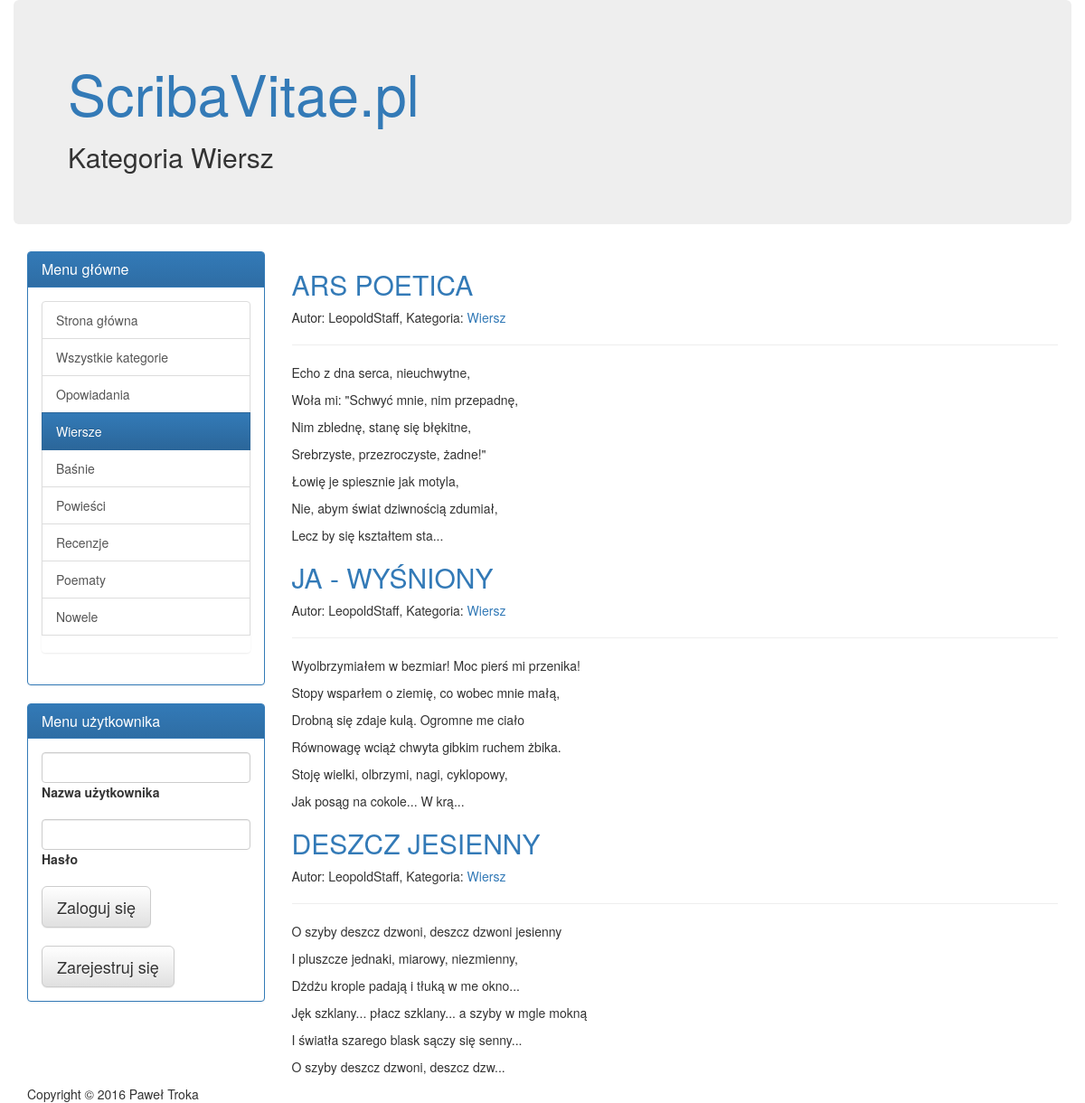
The page /kategoria/2 on the database its author committed.
### ScribaVitae/models.py (models this page shows, shortened)
class Category(models.Model):
    name = models.CharField(max_length=200)
    def __str__(self):
        return self.name

class LiteraryWork(models.Model):
    category = models.ForeignKey(Category, on_delete=models.CASCADE )
    title = models.CharField(max_length=200)
    content = models.TextField(max_length=1000000)
    author = models.ForeignKey(settings.AUTH_USER_MODEL,on_delete=models.CASCADE)
    dateAdded = models.DateTimeField('date published')

### ScribaVitae/views.py (the view)
# urls.py: url(r'^kategoria/(?P<category_id>[0-9]+)$', views.showCategory, name='showCategory'),
@require_GET
def showCategory(request, category_id):
    category = get_object_or_404(Category,pk=category_id)
    literaryWorks = LiteraryWork.objects.filter(category=category).order_by('-dateAdded')
    return render(request,'showCategory.html',{'literaryWorks' : literaryWorks,
                                                   'category' : category})

### templates/showCategory.html (shortened to what this page needs)
{% extends "base.html" %}
{% block title2 %}Kategoria {{ category.name }}{% endblock %}
{% block content %}
{% for literaryWork in literaryWorks.all %}
    <h2> <a href="{% url 'showLiteraryWork' literaryWork.id %}">{{ literaryWork.title }}</a></h2>
    <p>Autor: {{ literaryWork.author.username }}, Kategoria: <a href="{% url 'showCategory' literaryWork.category.id %}">{{ literaryWork.category }}</a></p>
    <hr />
    <p>{{    literaryWork.content|linebreaks|slice:":300" }}...</p>
{% endfor %}
{% endblock %}

### rows shown on the page
Category: name "Wiersz"
LiteraryWork: title "ARS POETICA", author.username "LeopoldStaff", category "Wiersz", content "Echo z dna serca, nieuchwytne, Woła mi: \"Schwyć mnie, nim przepadnę, Nim zblednę, stanę się błękitne, Srebrzyste, przezroczyste, żadne!\" Łowię je spiesznie jak motyla, Nie, abym świat dziwnością zdumiał, Lecz by się kształtem sta"
LiteraryWork: title "JA - WYŚNIONY", author.username "LeopoldStaff", category "Wiersz", content "Wyolbrzymiałem w bezmiar! Moc pierś mi przenika! Stopy wsparłem o ziemię, co wobec mnie małą, Drobną się zdaje kulą. Ogromne me ciało Równowagę wciąż chwyta gibkim ruchem żbika. Stoję wielki, olbrzymi, nagi, cyklopowy, Jak posąg na cokole... W krą"
LiteraryWork: title "DESZCZ JESIENNY", author.username "LeopoldStaff", category "Wiersz", content "O szyby deszcz dzwoni, deszcz dzwoni jesienny I pluszcze jednaki, miarowy, niezmienny, Dżdżu krople padają i tłuką w me okno... Jęk szklany... płacz szklany... a szyby w mgle mokną I światła szarego blask sączy się senny... O szyby deszcz dzwoni, deszcz dzw"
